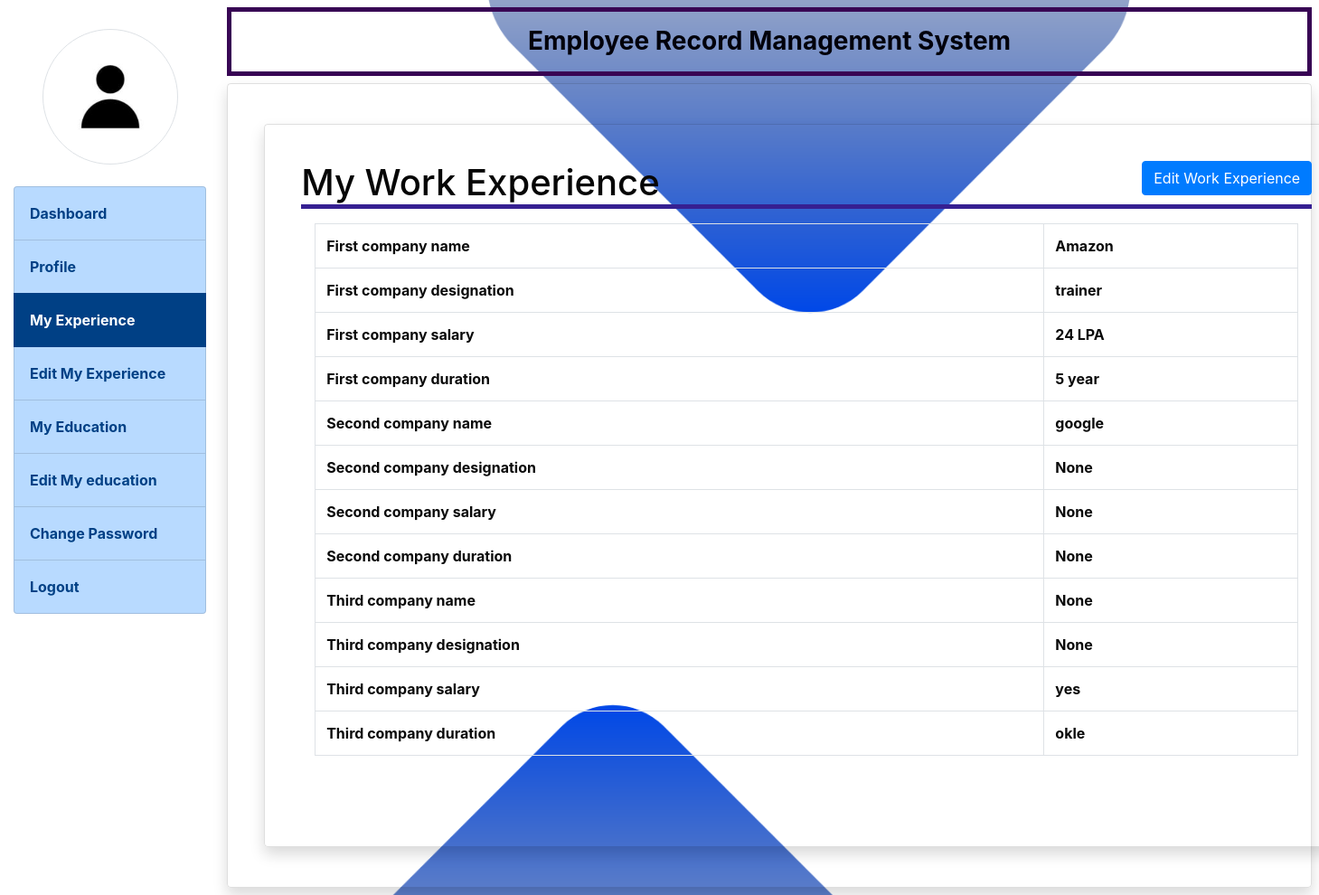
Screenshot of /my_experience/ (signed in) with the database file from the repository.
### EMS_APP/models.py (models this page shows, shortened)
class EmployeeExperience(models.Model):
    user = models.ForeignKey(User,on_delete=models.CASCADE)
    company1_name = models.CharField(max_length=200,null=True)
    company1_designation = models.CharField(max_length=200, null=True)
    company1_salary = models.CharField(max_length=100,null=True)
    company1_duration= models.CharField(max_length=100,null=True)
    company2_name = models.CharField(max_length=200,null=True)
    company2_designation = models.CharField(max_length=200, null=True)
    company2_salary = models.CharField(max_length=100,null=True)
    company2_duration= models.CharField(max_length=100,null=True)
    company3_name = models.CharField(max_length=200,null=True)
    company3_designation = models.CharField(max_length=200, null=True)
    company3_salary = models.CharField(max_length=100,null=True)
    company3_duration= models.CharField(max_length=100,null=True)

### EMS_APP/views.py (the view)
# urls.py: path('my_experience/',views.my_experience,name='my_experience'),
def my_experience(request):
    if not request.user.is_authenticated:
        return redirect('emp_login')
    user = request.user  #whose student's data store in sesion ,wo user yaha se user variable mese milega
    employee_experience = EmployeeExperience.objects.get(user=user)
    return render(request,'myexperience.html',{'experience': employee_experience})

### templates/myexperience.html (shortened to what this page needs)
{% extends 'emp_home_base.html' %}
    {% block main %}
    <div class="card shadow m-1 mx-auto" style="width:1200px ; color:rgb(6, 6, 6); ">
        <div class="card-body">
            <a href="{% url 'edit_experience' %}" class=" btn btn-primary float-right">Edit Work Experience</a>
            <h1 class="p-0" style="border-bottom: 5px solid rgb(54, 32, 146)">
                My Work Experience
            </h1>
            <b>
                <div class="container-lg  font-weight-bold;" >
                    <table class="table table-bordered mt-3  " style="color:rgb(10, 10, 10);">
                        <tr>
                            <th>First company name</th>
                            <td>{{experience.company1_name}}</td>
                        </tr>
                        <tr>
                            <th>First company designation</th>
                            <td>{{experience.company1_designation}}</td>
                        </tr>
                        <tr>
                            <th>First company salary</th>
                            <td>{{experience.company1_salary}}</td>
                        </tr>
                        <tr>
                            <th>First company duration</th>
                            <td>{{experience.company1_duration}}</td>
                        </tr>
                        <tr>
                            <th>Second company name</th>
                            <td>{{experience.company2_name}}</td>
                        </tr>
                        <tr>
                            <th>Second company designation</th>
                            <td>{{experience.company2_designation}}</td>
                        </tr>
                        <tr>
                            <th>Second company salary</th>
                            <td>{{experience.company2_salary}}</td>
                        </tr>
                        <tr>
                            <th>Second company duration</th>
                            <td>{{experience.company2_duration}}</td>
                        </tr>
                        <tr>
                            <th>Third company name</th>
                            <td>{{experience.company3_name}}</td>
                        </tr>
                        <tr>
                            <th>Third company designation</th>
                            <td>{{experience.company3_designation}}</td>
                        </tr>
                        <tr>
                            <th>Third company salary</th>
                            <td>{{experience.company3_salary}}</td>
                        </tr>
                        <tr>
                            <th>Third company duration</th>
                            <td>{{experience.company3_duration}}</td>
                        </tr>
                    </table>
                </b>
        </div>
    </div>
    {% endblock %}

### templates/emp_home_base.html (shortened to what this page needs)
<!DOCTYPE html>
<html lang="en">
  <head>
    {% load static %}
    <link rel="stylesheet"href="https://cdn.jsdelivr.net/npm/bootstrap@4.6.2/dist/css/bootstrap.min.css"/>
    <link rel="stylesheet" href="https://use.fontawesome.com/releases/v5.7.0/css/all.css"/>
    {% load static %}
  </head>
  <body>
    <div class="container-fluid">
        <div class="row">
            <div class="col-sm-2 pt-2">
                 <center> <img src="{% static 'images/3.png'%}" width="150" height="250" class="img-thumbnail rounded-circle my-4"></center>
                <div class="list-group">
                    <a href ="{% url 'emp_home' %}" class="list-group-item  list-group-item-primary list-group-item-action {% if request.path == '/emp_home/' %} active {% endif %}  font-weight-bold ">Dashboard </a>
                    <a href ="{% url 'profile' %}" class="list-group-item  list-group-item-primary  list-group-item-action {% if request.path == '/profile/' %} active {% endif %} font-weight-bold">Profile </a>
                    <a href ="{% url 'my_experience' %}" class="list-group-item  list-group-item-primary  list-group-item-action {% if request.path == '/my_experience/' %} active {% endif %} font-weight-bold">My Experience </a>
                    <a href ="{% url 'edit_experience' %}" class="list-group-item  list-group-item-primary list-group-item-action {% if request.path == '/edit_experience/' %} active {% endif %} font-weight-bold">Edit My Experience </a>
                    <a href ="{% url 'my_education' %}" class="list-group-item  list-group-item-primary  list-group-item-action {% if request.path == '/my_education/' %} active {% endif %} font-weight-bold">My Education </a>
                    <a href ="{% url 'edit_education' %}" class="list-group-item  list-group-item-primary  list-group-item-action {% if request.path == '/edit_education/' %} active {% endif %} font-weight-bold">Edit My education </a>
                    <a href ="{% url 'change_password' %}" class="list-group-item  list-group-item-primary  list-group-item-action {% if request.path == '/change_password/' %} active {% endif %} font-weight-bold">Change Password </a>
                    <a href ="{% url 'logout' %}" class="list-group-item  list-group-item-primary  list-group-item-action font-weight-bold">Logout </a>
                </div>
            </div>
            <div class=" col-sm-10 p-0">
                <div class="container-fluid p-2">
                  <h3 class="text-center p-3 font-weight-bold" style="border-bottom: 5px solid rgb(56, 4, 84) ; border-top: 5px solid rgb(56, 4, 84); border-left: 5px solid rgb(56, 4, 84); border-right: 5px solid rgb(56, 4, 84) ;color: rgb(1, 0, 11);"> Employee Record Management System</h3>
                  <div class="card shadow" style="min-height: 100vh">
                      <div class="card-body">
                        {%  block main %}
                        {%  endblock  %}
                        </div>
                    </div>
                </div>
            </div>
        </div>
    </div>
  </body>
</html>

### templates/emp_home_base.html (style rules this page uses)
.list-group-item { padding: 17px !important }

### rows the page displays
EmployeeExperience: company1_name "Amazon", company1_designation "trainer", company1_salary "24 LPA", company1_duration "5 year", company2_name "google", company2_designation "None", company2_salary "None", company2_duration "None", company3_name "None", company3_designation "None", company3_salary "yes", company3_duration "okle"
